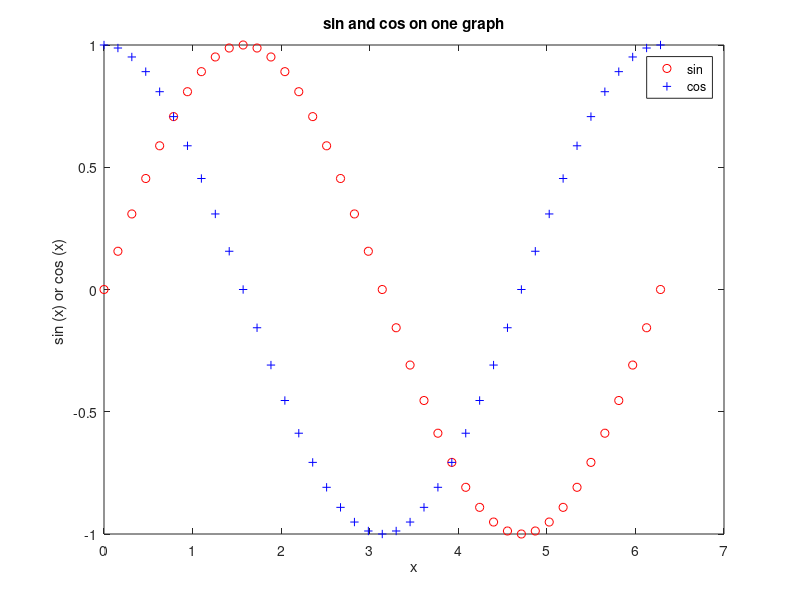

Write MATLAB code to recreate this figure.
%  This script plots sin (x) and cos (x) in the same Figure Window 
% for values of x ranging from 0 to 2*pi

x = 0: 2*pi/40: 2*pi;
y = sin (x) ;
plot (x, y, 'ro' )
hold on
y = cos (x) ;

plot (x, y, 'b+ ' )
legend ( 'sin' , 'cos')
xlabel ('x' )
ylabel ('sin (x) or cos (x) ')
title ( 'sin and cos on one graph' )
